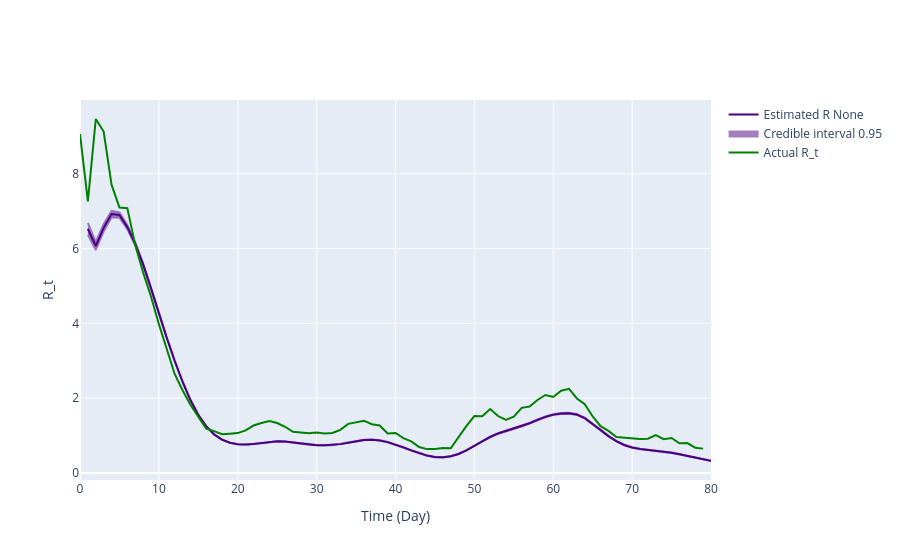

Notebook code for this chart:
### Code cell
# Use incidence data to predict R_t value
theta = incidences_true_r02
starting_time_point = 0
end_time_point = len(theta)
# Define variables needed for calculating R_t
tau = 0
R_t_start = tau+1

# Plot comparison between the true and predicted R_t
inc_data = pd.DataFrame(
    {
        'Time': np.arange(len(theta)-2),
        'Incidence Number': incidences_true_r02[2:len(theta)]
    }
)

inference = branchpro.BranchProPosterior(
    inc_data=inc_data,
    daily_serial_interval=generation_time,
    alpha=prior_a,
    beta=prior_b)

inference.run_inference(tau=tau)
intervals = inference.get_intervals(central_prob=.95)
intervals = process_inference_uncertainty(intervals, inference.inference_posterior, generation_time[1:], 80, 95)

offset = 3
intervals['True Rt'] = list(true_rt_r02[offset:len(intervals)+offset])

intervals.to_csv('single_plots/intervals_r02.csv')


fig = plot_rt_fig(intervals, true_rt_r02[offset:len(intervals)+offset], generation_time, end_time_point)
pio.write_image(fig.figure, 'single_plots/predicted_vs_true_rt_r02.png')
fig.show_figure()

### Figure 1 — Plotly figure (JSON) as saved in the notebook; plotly's stock layout.template omitted (floating-point values rounded to 4 significant figures; data arrays with more than 128 entries replaced by an {"elided": "..."} marker saying what was removed)
{"data": [{"line": {"color": "indigo"}, "mode": "lines", "name": "Estimated R None", "type": "scatter", "x": [1, 2, 3, 4, 5, 6, 7, 8, 9, 10, 11, 12, 13, 14, 15, 16, 17, 18, 19, 20, 21, 22, 23, 24, 25, 26, 27, 28, 29, 30, 31, 32, 33, 34, 35, 36, 37, 38, 39, 40, 41, 42, 43, 44, 45, 46, 47, 48, 49, 50, 51, 52, 53, 54, 55, 56, 57, 58, 59, 60, 61, 62, 63, 64, 65, 66, 67, 68, 69, 70, 71, 72, 73, 74, 75, 76, 77, 78, 79, 80], "y": [6.525, 6.068, 6.554, 6.924, 6.898, 6.574, 6.127, 5.578, 4.937, 4.265, 3.611, 2.999, 2.438, 1.949, 1.551, 1.246, 1.03, 0.8895, 0.8066, 0.7668, 0.7587, 0.7719, 0.7978, 0.8268, 0.8446, 0.8399, 0.8164, 0.7864, 0.7598, 0.7419, 0.7366, 0.7456, 0.7699, 0.8082, 0.8498, 0.8799, 0.8882, 0.8691, 0.823, 0.7575, 0.682, 0.6024, 0.5261, 0.4633, 0.424, 0.416, 0.4436, 0.5071, 0.6038, 0.7218, 0.8458, 0.9613, 1.055, 1.126, 1.185, 1.249, 1.328, 1.418, 1.5, 1.559, 1.589, 1.596, 1.56, 1.464, 1.318, 1.149, 0.9857, 0.8487, 0.746, 0.6784, 0.6416, 0.6204, 0.5981, 0.5711, 0.5387, 0.4988, 0.4541, 0.4083, 0.3641, 0.3244]}, {"fill": "toself", "fillcolor": "indigo", "line": {"color": "indigo"}, "mode": "lines", "name": "Credible interval 0.95", "opacity": 0.5, "showlegend": true, "type": "scatter", "x": {"elided": "160 int values"}, "y": {"elided": "160 float values"}}, {"line": {"color": "green"}, "mode": "lines", "name": "Actual R_t", "type": "scatter", "x": [0, 1, 2, 3, 4, 5, 6, 7, 8, 9, 10, 11, 12, 13, 14, 15, 16, 17, 18, 19, 20, 21, 22, 23, 24, 25, 26, 27, 28, 29, 30, 31, 32, 33, 34, 35, 36, 37, 38, 39, 40, 41, 42, 43, 44, 45, 46, 47, 48, 49, 50, 51, 52, 53, 54, 55, 56, 57, 58, 59, 60, 61, 62, 63, 64, 65, 66, 67, 68, 69, 70, 71, 72, 73, 74, 75, 76, 77, 78, 79, 80, 81, 82, 83, 84, 85, 86, 87, 88, 89, 90], "y": [9.063, 7.261, 9.466, 9.131, 7.71, 7.097, 7.081, 6.093, 5.359, 4.72, 3.978, 3.279, 2.646, 2.212, 1.822, 1.504, 1.186, 1.119, 1.036, 1.05, 1.064, 1.139, 1.267, 1.333, 1.39, 1.336, 1.234, 1.099, 1.084, 1.058, 1.082, 1.052, 1.067, 1.152, 1.311, 1.362, 1.396, 1.301, 1.267, 1.056, 1.067, 0.9295, 0.843, 0.6916, 0.6365, 0.6428, 0.6644, 0.66, 0.9727, 1.26, 1.522, 1.517, 1.707, 1.522, 1.416, 1.503, 1.74, 1.775, 1.95, 2.083, 2.031, 2.198, 2.249, 1.99, 1.837, 1.51, 1.249, 1.124, 0.9575, 0.9383, 0.929, 0.9071, 0.9147, 1.012, 0.9015, 0.9334, 0.7918, 0.7972, 0.6738, 0.6496]}], "layout": {"hovermode": "x unified", "xaxis": {"title": {"text": "Time (Day)"}}, "yaxis": {"title": {"text": "R_t"}}}}
